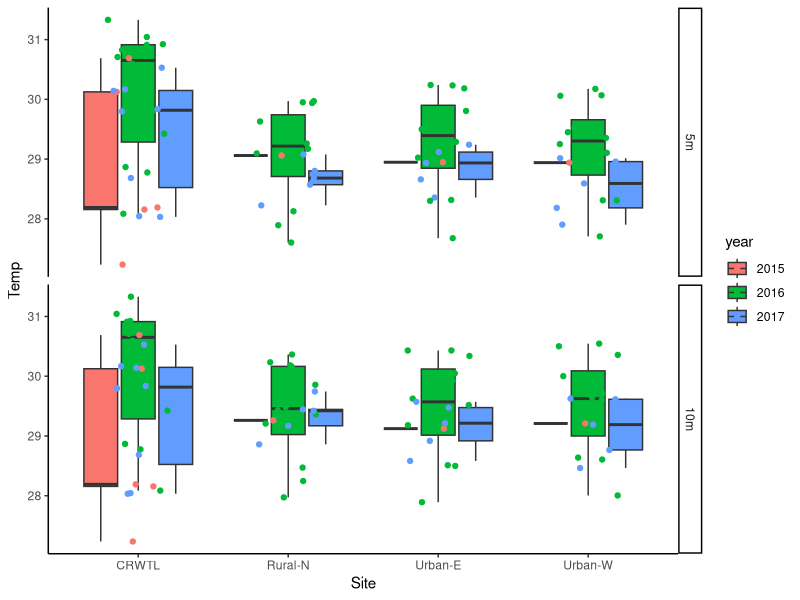
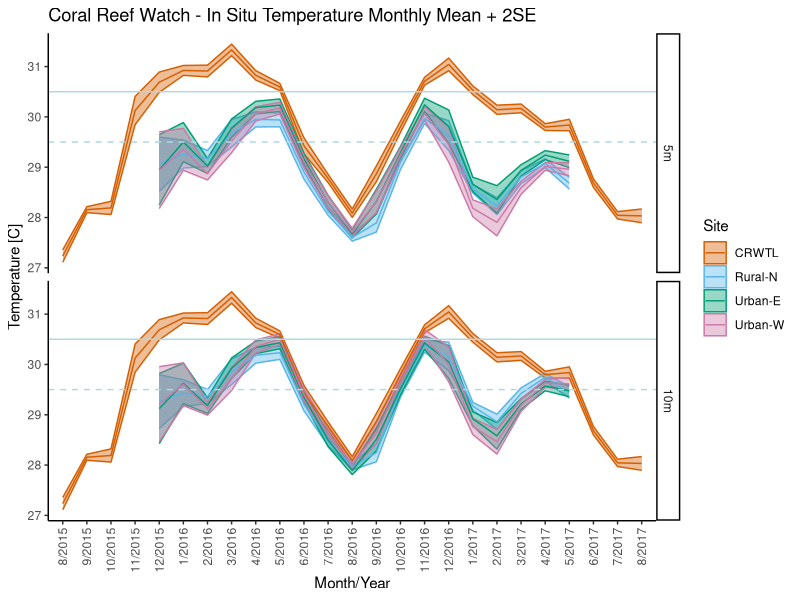

These charts were generated, in order, by the following R code: (Note: this script raises an error after producing the figures.)
## ---- chunk 1
knitr::opts_chunk$set(echo = TRUE)

library(tidyverse)
## ---- chunk 2
temp <- read_csv("data/alltemp_TL.csv") %>% 
   mutate_if(is.character, as.factor)
head(temp)

temp$m.y <- as.factor(temp$m.y)
temp$month <- as.factor(temp$month)
temp$year <- as.factor(temp$year)
temp$Depth <- as.factor(temp$Depth)
temp$Depth <- relevel(temp$Depth, ref = '5m')

# relevel month/yr in correct order
levels(temp$m.y)
temp$m.y = factor(temp$m.y,levels(temp$m.y)[c(21,24,3,5,7,1,9,11,13,15,17,19,22,25,4,6,8,2,10,12,14,16,18,20,23)])
## ---- chunk 3
ggplot(temp, aes(x = Site, y = Temp, fill = year)) +
   facet_grid(Depth~.)+
    geom_boxplot() +
   geom_point(aes(color = year), position = position_jitter(0.21)) +
    theme_classic()
## ---- chunk 4
cbPalette <- c("#D55E00", "#56B4E9", "#009E73",  "#CC79A7")

ggplot(temp, aes(m.y, Temp, group = Site, color = Site)) + facet_grid(Depth~.) +
   geom_ribbon(aes(ymax=Temp+(2*se), ymin=Temp-(2*se), fill = Site), alpha = 0.4) +
   geom_line()+
   scale_color_manual( values = cbPalette) +
   scale_fill_manual(values = cbPalette) +
   theme_classic() +
   ggtitle("Coral Reef Watch - In Situ Temperature Monthly Mean + 2SE") +
   xlab("Month/Year") + ylab("Temperature [C]") +
   theme(axis.text.x = element_text(angle = 90, hjust = 1, vjust = 0.5)) +
      geom_hline(yintercept = 29.5, color = "light blue", linetype = 2) +
   geom_hline(yintercept = 30.5, color = "light blue") 
#ggsave('figures/line_TLtemp.pdf', width = 7, height = 4)
## ---- chunk 5
season <- data.frame(month = 1:12, season = rep(c("summer", "fall", "winter", "spring"), each = 3))
season$month <- as.factor(season$month)
season

method <- data.frame(Site = c("Rural-N", "Urban-E", "Urban-W", "CRW"), Method = c("insitu", "insitu", "insitu", "sat"))
method

# subset out data with both CRW and logger temperature data
temp.same <- temp %>% filter(m.y != "8/2015" & m.y != "9/2015" & m.y != "10/2015" & m.y != "11/2015" & 
                                m.y != "6/2017" & m.y != "7/2017" & m.y != "8/2017") %>% 
  inner_join(season, by = 'month') %>% 
   inner_join(method, by = 'Site')

# remove CRW for one depth used for plot
temp.same <- temp.same[-which(temp.same$Site == 'CRW' & temp.same$Depth == '10m'),] #

# relevel method so sat is reference
temp.same$Method <- relevel(temp.same$Method, ref = "sat")

head(temp.same)
## ---- chunk 6
temp.avelog <- temp.same %>% 
   group_by(Site, m.y) %>% 
   summarise(siteave = mean(Temp), SD = sd(Temp), SE = SD/sqrt(n()), N = n())

temp.avelog
## ---- chunk 7
ggplot(temp.avelog, aes(m.y, siteave, group = Site, color = Site)) + 
   geom_ribbon(aes(ymax= siteave+(SE), ymin= siteave-(SE), fill = Site), alpha = 0.4) +
   geom_line()+
   scale_color_manual( values = cbPalette) +
   scale_fill_manual(values = cbPalette) +
   theme_classic() +
   ggtitle("Coral Reef Watch - In Situ Temperature Monthly Mean + SE") +
   xlab("Month/Year") + ylab("Temperature [C]") +
   theme(axis.text.x = element_text(angle = 90, hjust = 1, vjust = 0.5)) +
      geom_hline(yintercept = 29.5, color = "light blue", linetype = 2) +
   geom_hline(yintercept = 30.5, color = "light blue") 
#ggsave('figures/line_TLtemp.pdf', width = 7, height = 4)
## ---- chunk 8
hist(temp.same$Temp)
## ---- chunk 9
logger <- filter(temp.same, temp.same$Method != 'sat') %>% droplevels()
head(logger)
## ---- chunk 10
log.lm <- lm(Temp~Site*Depth + factor(month)/factor(year), data = logger)
library(car)
Anova(log.lm)
plot(log.lm)

library(emmeans)
emmeans(log.lm, list(pairwise ~ factor(month):factor(year)), adjust = "tukey")
emmeans(log.lm, list(pairwise ~ Site:Depth), adjust = "tukey")

boxplot(Temp~Depth, data = logger)
boxplot(Temp~Site, data = logger)
boxplot(Temp~Site:Depth, data = logger, las = 2)
boxplot(Temp~month, data = logger)

logger$Ym <- interaction(logger$year, logger$month)
boxplot(Temp~Ym, data = logger, las = 2)
## ---- chunk 11
ggplot(logger, aes(Depth, Temp)) + facet_grid(.~Site)+
   geom_jitter(aes(color = Depth)) +
   geom_boxplot(fill = NA) + 
   theme_classic()
## ---- chunk 12
ggplot(logger, aes(year, Temp)) + facet_grid(.~month) +
   geom_jitter(aes(color = year)) +
   geom_boxplot(fill = NA) + 
   theme_classic()
## ---- chunk 13
log.lm.nodepth <- lm(Temp~Site + factor(month)/factor(year), data = logger)
Anova(log.lm.nodepth)
plot(log.lm.nodepth)

emmeans(log.lm.nodepth, list(pairwise ~ factor(month):factor(year)), adjust = "tukey")
emmeans(log.lm.nodepth, list(pairwise ~ Site), adjust = "tukey")

boxplot(Temp~Site, data = logger)
boxplot(Temp~month, data = logger)

logger$Ym <- interaction(logger$year, logger$month)
boxplot(Temp~Ym, data = logger, las = 2)
## ---- chunk 14
sitedepth.ave <- logger %>% 
   group_by(Site,Depth) %>% 
   dplyr::summarize(ave = mean(Temp), SD = sd(Temp), se = SD/sqrt(n()))
sitedepth.ave

logger %>% 
   group_by(month, year) %>% 
   summarize(ave = mean(Temp), SD = sd(Temp), se = SD/sqrt(n()))
## ---- chunk 15
sitedepth.diff <- sitedepth.ave %>% 
   select(Site, Depth, ave) %>% 
   spread(Depth, ave) %>% 
   mutate(diff = `10m` - `5m`)
sitedepth.diff
ave(sitedepth.diff$diff)
## ---- chunk 16
site.lm <- lm(Temp~Site * season, data = temp.same)
library(car)
Anova(site.lm)
library(emmeans)
emmeans(site.lm, list(pairwise ~ season), adjust = "tukey")
emmeans(site.lm, list(pairwise ~ Site), adjust = "tukey")

boxplot(Temp~Site, data = temp.same)
boxplot(Temp~season, data = temp.same)
## ---- chunk 17
site.lm2 <- lm(Temp~Site * season, data = temp.same, contrasts = list(Method = contr.sum, season = contr.sum))
library(car)
Anova(site.lm2, type = 'III')
library(emmeans)
emmeans(site.lm2, list(pairwise ~ season), adjust = "tukey")
emmeans(site.lm2, list(pairwise ~ Site), adjust = "tukey")

boxplot(Temp~Site, data = temp.same)
boxplot(Temp~season, data = temp.same)
#same result as type II anova
## ---- chunk 18
ggplot(temp.same, aes(season, Temp)) + 
   geom_jitter() +
   geom_boxplot(fill = NA) + 
   theme_classic()

ggplot(temp.same, aes(Site, Temp)) + 
   geom_jitter() +
   geom_boxplot(fill = NA) + 
   theme_classic()
## ---- chunk 19
method.lm <- lm(Temp~Method*season, data = temp.same)
Anova(method.lm)

emmeans(method.lm, list(pairwise ~ season), adjust = "tukey")
emmeans(method.lm, list(pairwise ~ Method), adjust = "tukey")
emmeans(method.lm, list(pairwise ~ Method:season), adjust = "tukey")

boxplot(Temp~Method, data = temp.same)
boxplot(Temp~season, data = temp.same)
boxplot(Temp~Method:season, data = temp.same, las = 2)
## ---- chunk 20
method.lm <- lm(Temp~Method*season, data = temp.same, contrasts = list(Method = contr.sum, season = contr.sum))
Anova(method.lm, type = 'III')

emmeans(method.lm, list(pairwise ~ season), adjust = "tukey")
emmeans(method.lm, list(pairwise ~ Method), adjust = "tukey")
emmeans(method.lm, list(pairwise ~ Method:season), adjust = "tukey")

boxplot(Temp~Method, data = temp.same)
boxplot(Temp~season, data = temp.same)
boxplot(Temp~Method:season, data = temp.same, las = 2)
## ---- chunk 21
ggplot(temp.same, aes(season, Temp)) + 
   geom_jitter(aes(color = Method)) +
   geom_boxplot(fill = NA) + 
   theme_classic()
## ---- chunk 22
temp.same %>% 
   group_by(Method, season) %>% 
   summarize(avetemp = mean(Temp), SDtemp = sd(Temp), SEtemp = sd(Temp)/sqrt(n()))
